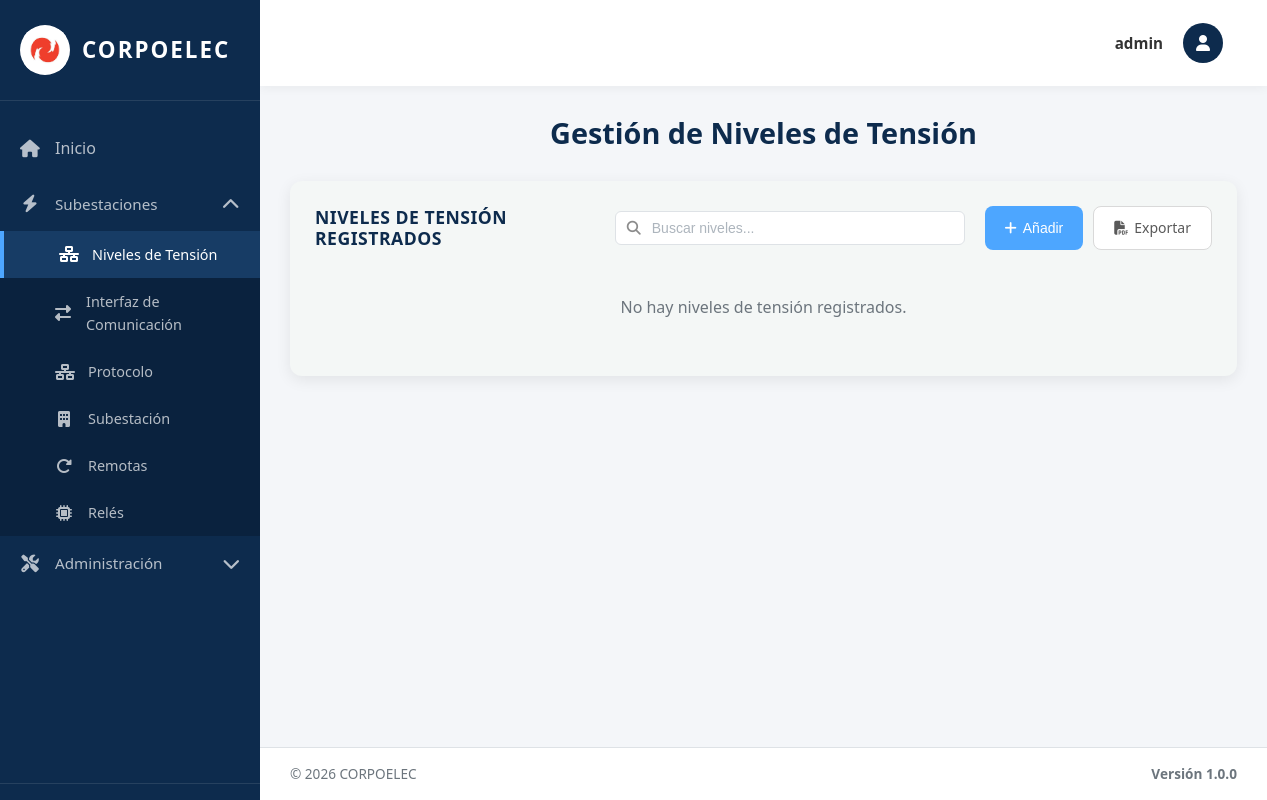
The app's page /tensiones/ (signed in), older data.
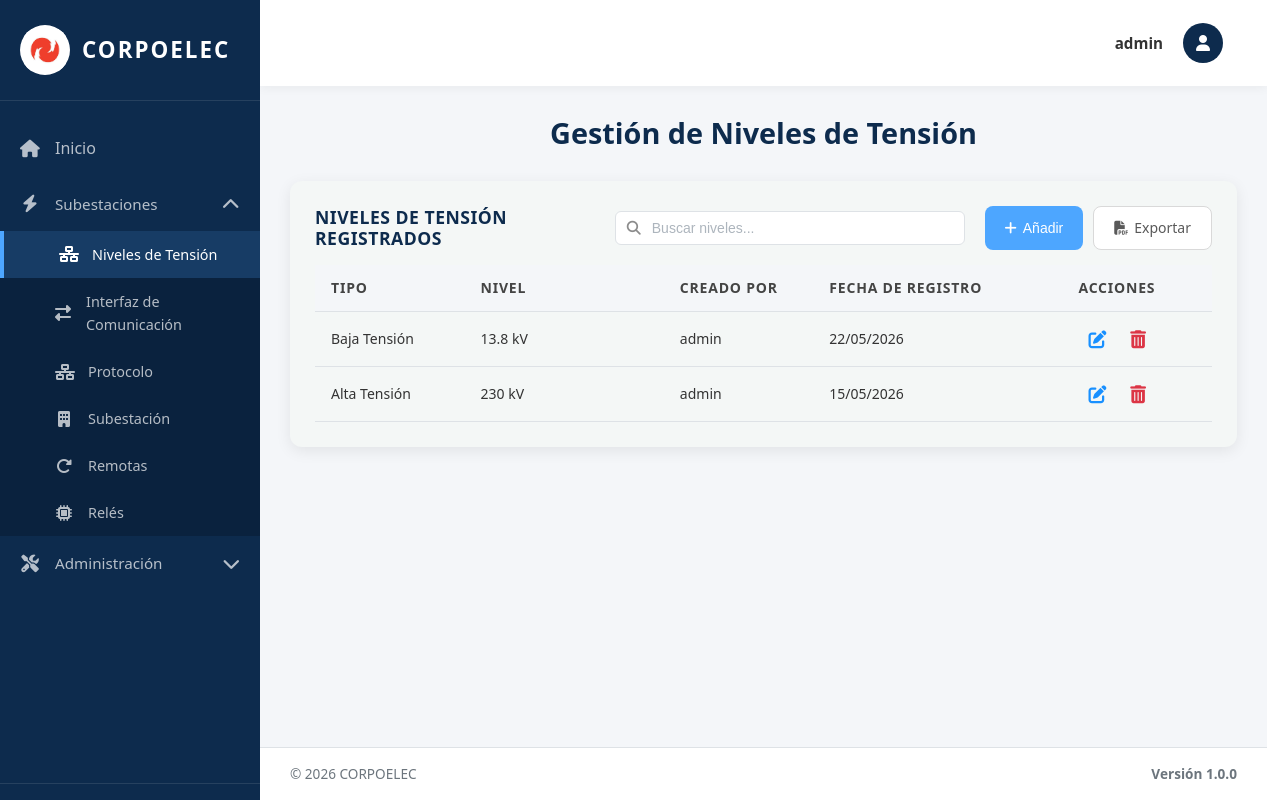
The same page, newer data.
### equipos/models.py (models this page shows, shortened)
class NivelTension(models.Model):
    TIPO_CHOICES = [
        ('AT', 'Alta Tensión'),
        ('MT', 'Media Tensión'),
        ('BT', 'Baja Tensión'),
    ]
    NIVEL_CHOICES = [
        ('230kV', '230 kV'),
        ('115kV', '115 kV'),
        ('34.5kV', '34.5 kV'),
        ('13.8kV', '13.8 kV'),
    ]
    Id_Ten = models.AutoField(primary_key=True)  # Identificador único
    Tipo_ten = models.CharField(max_length=5, choices=TIPO_CHOICES, default='AT')  # Tipo de tensión (AT/MT/BT)
    Nivel = models.CharField(max_length=10, choices=NIVEL_CHOICES)  # Valor del nivel (115kV, 34.5kV, etc.)
    Fecha_Reg = models.DateField(auto_now_add=True)  # Fecha de registro automática
    creado_por = models.ForeignKey(User, on_delete=models.SET_NULL, null=True, blank=True, related_name='niveles_tension_creados')  # Usuario que creó el registro
    class Meta:
        verbose_name = 'Nivel de Tensión'
        verbose_name_plural = 'Niveles de Tensión'
        ordering = ['Id_Ten']  # Orden por ID ascendente

### equipos/views.py (the view, shortened to what this page needs)
# urls.py: path('tensiones/', tensiones_view, name='tensiones'),
@no_cache
@login_required(login_url='/login/')
def tensiones_view(request):
    tensiones = NivelTension.objects.all().order_by('Nivel')
    paginator = Paginator(tensiones, 10)
    page_number = request.GET.get('page')
    page_obj = paginator.get_page(page_number)
    context = {
        'title': 'Niveles de Tensión',
        'page_obj': page_obj,
        'tensiones': tensiones,
        'tipo_choices': NivelTension.TIPO_CHOICES,
        'nivel_choices': NivelTension.NIVEL_CHOICES,
        'nivel_choices_simple': [(v, v) for v, _ in NivelTension.NIVEL_CHOICES],
        'is_admin': request.user.is_superuser,
    }
    return render(request, 'tensiones.html', context)

### equipos/context_processors.py (called while the page is built, shortened)
def permisos_usuario(request):
    if request.user.is_superuser:
        return {
            'permisos_usuario': {'crear': True, 'actualizar': True, 'eliminar': True},
            'puede_crear': True,
            'puede_actualizar': True,
            'puede_eliminar': True,
        }

### templates/tensiones.html (shortened to what this page needs)
{% extends 'base.html' %}
{% load static %}
{% block content %}
<div class="welcome-text">
  <h2>Gestión de Niveles de Tensión</h2>
</div>
<div class="table-section">
<div class="table-header">
  <h3>Niveles de Tensión Registrados</h3>
  <div class="search-container">
    <input type="text" class="search-input" id="searchInput" placeholder="Buscar niveles..." onkeyup="filterTable()">
  </div>
  <div class="action-buttons">
    <button type="button" class="btn btn-primary btn-add-top" onclick="document.getElementById('addModal').style.display='flex'">
      <i class="fas fa-plus"></i> Añadir
    </button>
    <a href="{% url 'exportar_tensiones_pdf' %}" class="btn btn-secondary btn-add-top">
      <i class="fas fa-file-pdf"></i> Exportar
    </a>
  </div>
</div>
  {% if page_obj.object_list %}
  <table class="data-table">
    <thead>
        <tr>
          <th width="15%">Tipo</th>
          <th width="20%">Nivel</th>
          {% if is_admin %}<th width="15%">Creado Por</th>{% endif %}
          <th width="25%">Fecha de Registro</th>
          <th width="15%">Acciones</th>
        </tr>
    </thead>
    <tbody>
      {% for nivel in page_obj %}
      <tr>
        <td>{{ nivel.get_Tipo_ten_display }}</td>
        <td>{{ nivel.get_Nivel_display }}</td>
        {% if is_admin %}<td>{{ nivel.creado_por.username|default:"Sistema" }}</td>{% endif %}
        <td>{{ nivel.Fecha_Reg|date:"d/m/Y" }}</td>
        <td class="actions-cell">
          {% if puede_actualizar %}
          <button type="button" class="btn-icon btn-edit" title="Editar" onclick='openEditModal({{ nivel.Id_Ten }}, "{{ nivel.Tipo_ten }}", "{{ nivel.Nivel }}")'>
            <i class="fas fa-edit"></i>
          </button>
          {% endif %}
          {% if puede_eliminar %}
          <form method="post" style="display: inline;" onsubmit="return confirmarEliminacion(this);">
            <button type="submit" class="btn-icon btn-delete" title="Eliminar">
              <i class="fas fa-trash-alt"></i>
            </button>
          </form>
          {% endif %}
        </td>
      </tr>
      {% endfor %}
    </tbody>
  </table>
  {% else %}
  <p class="no-data">No hay niveles de tensión registrados.</p>
  {% endif %}
</div>
{% endblock %}

Row changes from the older to the newer data that the page shows:
added NivelTension: Tipo_ten "Baja Tensión", Nivel "13.8 kV", creado_por.username "admin", Fecha_Reg "22/05/2026"
added NivelTension: Tipo_ten "Alta Tensión", Nivel "230 kV", creado_por.username "admin", Fecha_Reg "15/05/2026"
Text that changed along with them:
text no longer shown: "No hay niveles de tensión registrados."
text now shown: "TIPO NIVEL CREADO POR FECHA DE REGISTRO ACCIONES"
